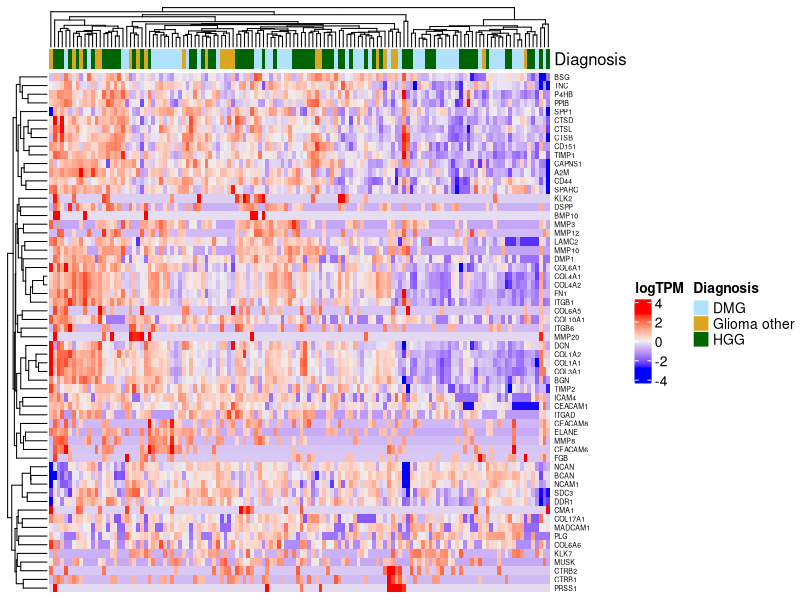
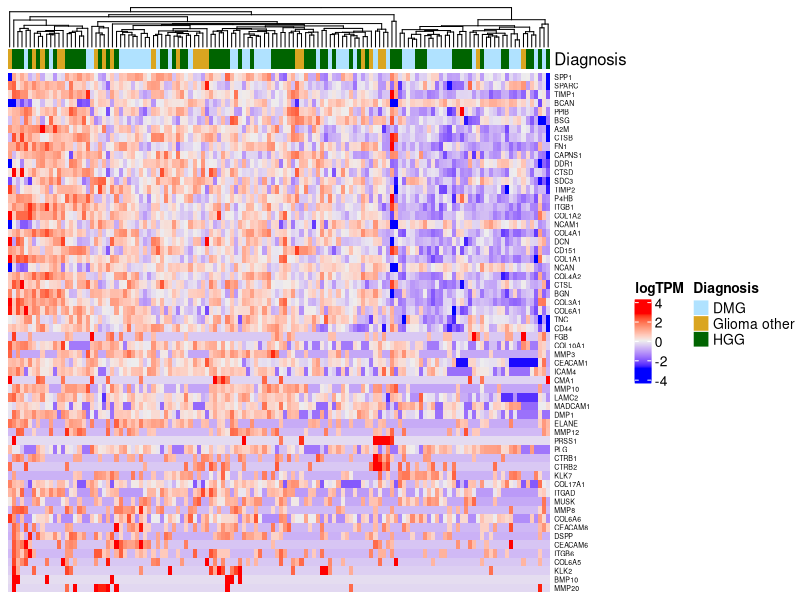

Write R code to recreate these figures, in order. (Note: this script raises an error after producing the figures.)
setwd("R:/TBT/Bioinformatics/ECM_Proteins_zero/")
library(readxl)
library(gplots)
library(ComplexHeatmap)
library(fastcluster)
library(circlize)

sheet_nam <- excel_sheets("ZERO_ECMmarkers BT_patient_metadata.xlsx")

##heatmap of all samples

data_ECM_Gliomas <- read_excel("ZERO_ECMmarkers BT_patient_metadata.xlsx", sheet = "Gliomas")
data_ECM_Gliomas <- data_ECM_Gliomas[-c(nrow(data_ECM_Gliomas),nrow(data_ECM_Gliomas)-1 ),]
metadata <- data_ECM_Gliomas[,1:4]
unique(metadata$Diagnosis)


data_tpm <- data_ECM_Gliomas[,c(1,5:ncol(data_ECM_Gliomas))]
rownames(data_tpm) <- data_tpm$Patient.ID

data_ECM_avg <- read_excel("ZERO_ECMmarkers BT_patient_metadata.xlsx", sheet = "Gliomas Rank")
data_tpm_avg <- data_tpm
data_tpm_avg <- data_tpm_avg[,-1]
data_tpm_avg <- as.data.frame(t(data_tpm_avg))
colnames(data_tpm_avg) <- data_tpm$Patient.ID
data_tpm_avg$avg_exp <- rowMeans(data_tpm_avg)


data_tpm_avg_order <- data_tpm_avg[order(data_tpm_avg$avg_exp,decreasing = T),]
x <- nrow(data_tpm_avg_order)-29
data_tpm_avg_order_top <- data_tpm_avg_order[c(1:30,x:nrow(data_tpm_avg_order)),]

index <- which(colnames(data_tpm) %in% rownames(data_tpm_avg_order_top))
data_tpm_top <- data_tpm[,c(1,index)]

data_tpm_t <- t(data_tpm_top[,-1])
colnames(data_tpm_t) <- data_tpm$Patient.ID

mat <- data_tpm_t

mat[mat==0] <- 0.001

tpm<-as.matrix(mat)

logTPM <- log(tpm)

###complex heatmap


##scale the matrix before using Complexheatmap 
log_scale <- t(scale(t(logTPM)))


col_fun1 <- colorRamp2(c(-1, 0, 1), c("darkorange", "white", "deeppink"))
col_fun2 <- colorRamp2(c(1, 5, 10), c("seagreen1", "royalblue", "orangered"))

fh = function(x) fastcluster::hclust(dist(x))

#"Glioma other" "HGG"          "DMG"  

# SubtypeCol <- c("EWS" = "goldenrod", "NBL" = "darkgreen", "OST" ="lightskyblue1",
#                 "RMS FN"= "purple", "RMS FP"=  "red")
SubtypeCol <- c("Glioma other" = "goldenrod", "HGG" = "darkgreen", "DMG" ="lightskyblue1")

m <- match(colnames(log_scale), metadata$Patient.ID)
metadata_order <- metadata[m,]


metadata_order_1 <- as.data.frame(metadata_order[,2])
#col_at <- HeatmapAnnotation(df = KPT_aoc_log_1, col = list(AOC = col_fun2,Model  = colGrp ))
col_at <- HeatmapAnnotation(df = metadata_order_1, col = list(Diagnosis = SubtypeCol))





###### 
# png("heatmap_all_samples_diag_high_v1.png", height=800, width=900,res=100)
# Heatmap(as.matrix(log_scale), name = "logTPM", show_row_names = F,show_column_names = F, 
#         top_annotation = col_at  )
# dev.off()
# 
# png("heatmap_all_samples_diag_high_v2.png", height=800, width=900,res=100)
# Heatmap(as.matrix(log_scale), name = "logTPM", show_row_names = T,show_column_names = F, 
#         top_annotation = col_at  )
# dev.off()

#####
png("heatmap_gliomas_top_30_cluster.png", height=800, width=900,res=100)
Heatmap(as.matrix(log_scale), name = "logTPM", show_row_names = T,show_column_names = F,
        top_annotation = col_at , row_names_gp = gpar(fontsize = 5), cluster_rows = fh, 
        cluster_columns = fh )
dev.off()



####
data_tpm_avg_order_top_1 <- data_tpm_avg_order_top[,-ncol(data_tpm_avg_order_top)]

mat <- data_tpm_avg_order_top_1

mat[mat==0] <- 0.001

tpm<-as.matrix(mat)

logTPM <- log(tpm)

##scale the matrix before using Complexheatmap 
log_scale <- t(scale(t(logTPM)))



#"Glioma other" "HGG"          "DMG"  
SubtypeCol <- c("Glioma other" = "goldenrod", "HGG" = "darkgreen", "DMG" ="lightskyblue1")

m <- match(colnames(log_scale), metadata$Patient.ID)
metadata_order <- metadata[m,]


metadata_order_1 <- as.data.frame(metadata_order[,2])
#col_at <- HeatmapAnnotation(df = KPT_aoc_log_1, col = list(AOC = col_fun2,Model  = colGrp ))
col_at <- HeatmapAnnotation(df = metadata_order_1, col = list(Diagnosis = SubtypeCol))

png("heatmap_gliomas_top_30_ordered.png", height=800, width=900,res=100)
Heatmap(as.matrix(log_scale), name = "logTPM", show_row_names = T,show_column_names = F,
        top_annotation = col_at , row_names_gp = gpar(fontsize = 5), cluster_rows = F, cluster_columns = fh )
dev.off()

#######filtering low counts
data_counts <- read.delim("Zero_ECM_Markers_BT_counts.txt",sep="\t", stringsAsFactors = F)
library(edgeR)
keep<-rowSums(cpm(data_counts[,3:ncol(data_counts)])>1)>=(0.5*ncol(data_counts[,3:ncol(data_counts)])+1)
counts<-data_counts[keep,]
counts_left <- data_counts[!keep,]

data_ECM_Gliomas <- read_excel("Gliomas/ZERO_ECMmarkers BT_patient_metadata.xlsx", sheet = "Gliomas")
data_ECM_Gliomas <- data_ECM_Gliomas[-c(nrow(data_ECM_Gliomas),nrow(data_ECM_Gliomas)-1 ),]

index <- which(colnames(data_ECM_Gliomas) %in% counts$gene_id)
data_ECM_Gliomas.1 <- data_ECM_Gliomas[,c(1:4,index)]

data_tpm_out <- data_ECM_Gliomas[,-index]
writeLines(colnames(data_tpm_out)[-c(1:4)],"Gliomas/filtered_geneList.txt")

metadata <- data_ECM_Gliomas[,1:4]
unique(metadata$Diagnosis)


data_tpm <- data_ECM_Gliomas[,c(1,5:ncol(data_ECM_Gliomas))]
rownames(data_tpm) <- data_tpm$Patient.ID

#data_ECM_avg <- read_excel("ZERO_ECMmarkers BT_patient_metadata.xlsx", sheet = "Gliomas Rank")
data_tpm_avg <- data_tpm
data_tpm_avg <- data_tpm_avg[,-1]
data_tpm_avg <- as.data.frame(t(data_tpm_avg))
colnames(data_tpm_avg) <- data_tpm$Patient.ID
data_tpm_avg$avg_exp <- rowMeans(data_tpm_avg)


data_tpm_avg_order <- data_tpm_avg[order(data_tpm_avg$avg_exp,decreasing = T),]
x <- nrow(data_tpm_avg_order)-29
data_tpm_avg_order_top <- data_tpm_avg_order[c(1:30,x:nrow(data_tpm_avg_order)),]

index <- which(colnames(data_tpm) %in% rownames(data_tpm_avg_order_top))
data_tpm_top <- data_tpm[,c(1,index)]

data_tpm_t <- t(data_tpm_top[,-1])
colnames(data_tpm_t) <- data_tpm$Patient.ID

mat <- data_tpm_t

mat[mat==0] <- 0.001

tpm<-as.matrix(mat)

logTPM <- log(tpm)

###complex heatmap


##scale the matrix before using Complexheatmap 
log_scale <- t(scale(t(logTPM)))


col_fun1 <- colorRamp2(c(-1, 0, 1), c("darkorange", "white", "deeppink"))
col_fun2 <- colorRamp2(c(1, 5, 10), c("seagreen1", "royalblue", "orangered"))

fh = function(x) fastcluster::hclust(dist(x))

#"Glioma other" "HGG"          "DMG"  

# SubtypeCol <- c("EWS" = "goldenrod", "NBL" = "darkgreen", "OST" ="lightskyblue1",
#                 "RMS FN"= "purple", "RMS FP"=  "red")
SubtypeCol <- c("Glioma other" = "goldenrod", "HGG" = "darkgreen", "DMG" ="lightskyblue1")

m <- match(colnames(log_scale), metadata$Patient.ID)
metadata_order <- metadata[m,]


metadata_order_1 <- as.data.frame(metadata_order[,2])
#col_at <- HeatmapAnnotation(df = KPT_aoc_log_1, col = list(AOC = col_fun2,Model  = colGrp ))
col_at <- HeatmapAnnotation(df = metadata_order_1, col = list(Diagnosis = SubtypeCol))





###### 
# png("heatmap_all_samples_diag_high_v1.png", height=800, width=900,res=100)
# Heatmap(as.matrix(log_scale), name = "logTPM", show_row_names = F,show_column_names = F, 
#         top_annotation = col_at  )
# dev.off()
# 
# png("heatmap_all_samples_diag_high_v2.png", height=800, width=900,res=100)
# Heatmap(as.matrix(log_scale), name = "logTPM", show_row_names = T,show_column_names = F, 
#         top_annotation = col_at  )
# dev.off()

#####
png("heatmap_gliomas_top_30_cluster_filtered.png", height=800, width=900,res=100)
Heatmap(as.matrix(log_scale), name = "logTPM", show_row_names = T,show_column_names = F,
        top_annotation = col_at , row_names_gp = gpar(fontsize = 5), cluster_rows = fh, 
        cluster_columns = fh )
dev.off()


data_tpm_avg_order_top_1 <- data_tpm_avg_order_top[,-ncol(data_tpm_avg_order_top)]

mat <- data_tpm_avg_order_top_1

mat[mat==0] <- 0.001

tpm<-as.matrix(mat)

logTPM <- log(tpm)

##scale the matrix before using Complexheatmap 
log_scale <- t(scale(t(logTPM)))



#"Glioma other" "HGG"          "DMG"  
SubtypeCol <- c("Glioma other" = "goldenrod", "HGG" = "darkgreen", "DMG" ="lightskyblue1")

m <- match(colnames(log_scale), metadata$Patient.ID)
metadata_order <- metadata[m,]


metadata_order_1 <- as.data.frame(metadata_order[,2])
#col_at <- HeatmapAnnotation(df = KPT_aoc_log_1, col = list(AOC = col_fun2,Model  = colGrp ))
col_at <- HeatmapAnnotation(df = metadata_order_1, col = list(Diagnosis = SubtypeCol))

png("heatmap_gliomas_top_30_ordered_fil.png", height=800, width=900,res=100)
Heatmap(as.matrix(log_scale), name = "logTPM", show_row_names = T,show_column_names = F,
        top_annotation = col_at , row_names_gp = gpar(fontsize = 5), cluster_rows = F, cluster_columns = fh )
dev.off()

write.table(data_tpm_avg_order, "Gliomas/ZERO_ECM_glioma_fil_genelist.txt", sep="\t", quote = F)

########box plot###########
data_ECM_Gliomas <- read_excel("Gliomas/ZERO_ECMmarkers BT_patient_metadata.xlsx", sheet = "Gliomas")
data_ECM_Gliomas <- data_ECM_Gliomas[-c(nrow(data_ECM_Gliomas),nrow(data_ECM_Gliomas)-1 ),]

metadata <- data_ECM_Gliomas[,1:4]

data_tpm <- as.data.frame(data_ECM_Gliomas[,c(1,5:ncol(data_ECM_Gliomas))])
rownames(data_tpm) <- data_tpm$Patient.ID
library(ggpubr)

data_tpm_avg <- data_tpm
data_tpm_avg <- data_tpm_avg[,-1]
data_tpm_avg <- as.data.frame(t(data_tpm_avg))
colnames(data_tpm_avg) <- data_tpm$Patient.ID
data_tpm_avg$avg_exp <- rowMeans(data_tpm_avg)


data_tpm_avg_order <- data_tpm_avg[order(data_tpm_avg$avg_exp,decreasing = T),]

data_tpm_avg_order_top_30 <- data_tpm_avg_order[c(1:30),]


dir.create("Gliomas/Boxplot")

data_tpm_avg_Top_NB_top10 <- data_tpm_avg_order_top_30[1:30,]
data_tpm_avg_Top_NB_top10 <- cbind(rownames(data_tpm_avg_Top_NB_top10), data_tpm_avg_Top_NB_top10)
colnames(data_tpm_avg_Top_NB_top10)[1] <- "Name" 
i <- 1
for (i in 1:nrow(data_tpm_avg_Top_NB_top10)) {
  message(i)
  png(paste("Gliomas/Boxplot/Gliomas_top10_",data_tpm_avg_Top_NB_top10$Name[i],"_all.png", sep=""))
  index <- which(colnames(data_tpm) %in% data_tpm_avg_Top_NB_top10$Name[i])
  data_tpm_rowmean <- data_tpm
  data_tpm_rowmean$Other_ECM_genes <-  rowMeans(data_tpm_rowmean[,-c(1,index)])
  data_tpm_row_gene <- as.data.frame(data_tpm_rowmean[,c(index)])
  colnames(data_tpm_row_gene)[1] <- data_tpm_avg_Top_NB_top10$Name[i]
  data_tpm_row <- as.data.frame(data_tpm_rowmean[,ncol(data_tpm_rowmean)])
  data_tpm_row_gene$gene <- rep(colnames(data_tpm_row_gene)[1],nrow(data_tpm_row_gene))
  data_tpm_row$gene <- rep("Other ECM Genes",nrow(data_tpm_row))
  colnames(data_tpm_row_gene)[1] <- "TPM"
  colnames(data_tpm_row)[1] <- "TPM"
  
  data_tpm_row_b <- rbind(data_tpm_row, data_tpm_row_gene)
  data_tpm_row_b$logTpm <- data_tpm_row_b$TPM
  data_tpm_row_b$logTpm[data_tpm_row_b$logTpm == 0] <- 0.0001
  data_tpm_row_b$logTpm <- log(data_tpm_row_b$logTpm)
  data_tpm_row_b$geneInt <- rep(data_tpm_avg_Top_NB_top10$Name[i], nrow(data_tpm_row_b))
  p <- ggboxplot(data_tpm_row_b, x = "gene", y = "logTpm" ,
                 palette = "jco",
                 short.panel.labs = FALSE)+
    xlab(label = "")+
    ggtitle(label = data_tpm_avg_Top_NB_top10$Name[i])+
    theme(plot.title = element_text(hjust = 0.5))
  
  # Use only p.format as label. Remove method name.
  #p<- p + stat_compare_means(label = "p.format",method = "t.test",paired = T,
  #                           aes(x = factor(gene, levels = c("Other ECM genes", data_tpm_avg_Top_NB_top10$Name[i])), y = logTpm ), data = data_tpm_row_b)
  
  p<- p + stat_compare_means(method = "t.test",paired = T, label = "p.format")
  #,
  #                           aes(x = factor(gene, levels = c("Other ECM genes", data_tpm_avg_Top_NB_top10$Name[i])), y = logTpm ), data = data_tpm_row_b)
  
  print(p)
  dev.off()
}



list.files("Gliomas/", full.names = F)
